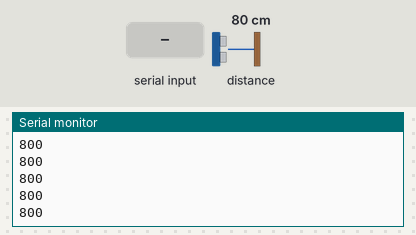
This sketch was run on a simulated Arduino Uno, built with avr-gcc and run on an emulated ATmega328P. Parts: the last lines printed to the serial monitor. The test bench sets the inputs (shaded band); at power-on: distance to the obstacle 80 cm.

Above: at 2.2 s.
2.3 s: distance to the obstacle set to 250 cm
At 2.61 s:
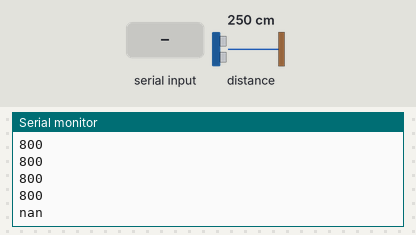
4.4 s: "s\n" received over Serial
At 4.9 s:
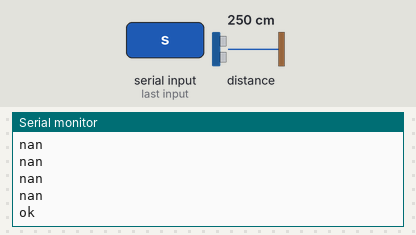
5.9 s: byte 105 ('i') received over Serial
At 7.1 s:
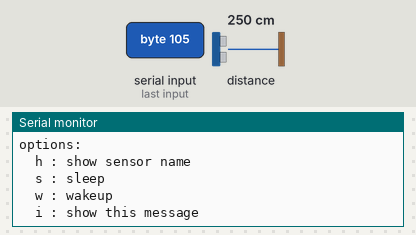
7.4 s: "1\n" received over Serial
At 8.3 s:
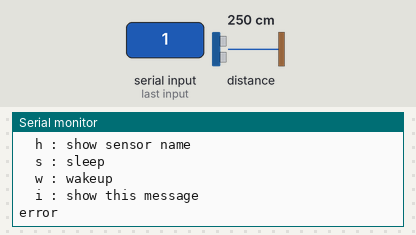

The sketch:

lidar_nano.ino
```cpp
#include "Adafruit_VL53L0X.h"

#define range_interval 200
Adafruit_VL53L0X lox = Adafruit_VL53L0X();

bool sleep_flag=0;
void setup() {
  Serial.begin(1000000);

  while (! Serial) {
    delay(1);
  }

  Serial.println("Lidar_Sensor");
  if (!lox.begin())
    while(1){
      Serial.println(F("Lidar_Failed"));
      delay(200);
    }
  if (!lox.startRangeContinuous())
    while(1){
      Serial.println(F("Lidar_Failed"));
      delay(200);
    }
  for(int i=0; i<5; i++){
    digitalWrite(13,1);
    Serial.println(F("Lidar_Ready"));
    delay(100);
    digitalWrite(13,0);
    delay(100);
  }
}

long t_x=0;

void loop() {
  if(!sleep_flag){
    long t_1=millis();
    if(t_1-t_x>range_interval) {
      VL53L0X_RangingMeasurementData_t measure;
      lox.rangingTest(&measure, false);
      if (measure.RangeStatus != 4  && measure.RangeMilliMeter<8180)
        Serial.print(measure.RangeMilliMeter);
      else
        Serial.print("nan");
      Serial.print("\n");
      t_x=millis();
    }

    long t_2=millis();
    //Serial.print(" ");
    //Serial.println(t_2-t_1);
  }
  if(Serial.available()>0){
      char c=Serial.read();
      switch(c){
        case 'h':Serial.print("Lidar_Sensor\n");break;
        case 's':sleep_flag=1; Serial.print("ok\n"); break;
        case 'w':sleep_flag=0; Serial.print("ok\n"); break;
        case 'i':Serial.print("baud:1000000\n");
                 Serial.print("options: \n");
                 Serial.print("\th : show sensor name \n");
                 Serial.print("\ts : sleep \n");
                 Serial.print("\tw : wakeup \n");
                 Serial.print("\ti : show this message\n");break;
        case '\n':break;
        case '\r':break;
        default:Serial.print("error\n");
      }
    }
}
```

Measured:
- after the input at 2.3 s, the serial monitor: prints a new line after 0.14 s (image 1)
- after the input at 4.4 s, the serial monitor: prints a new line at once (image 2)
- after the input at 5.9 s, the serial monitor: prints a new line at once (image 3)
- after the input at 7.4 s, the serial monitor: prints a new line at once (image 4)
